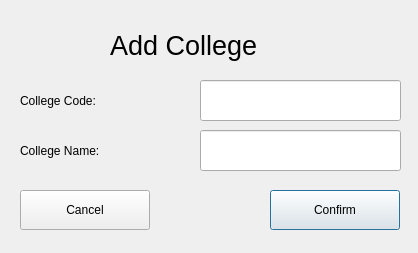
<?xml version="1.0" encoding="UTF-8"?>
<ui version="4.0">
 <class>AddCollegeDialog</class>
 <widget class="QDialog" name="AddCollegeDialog">
  <property name="geometry">
   <rect>
    <x>0</x>
    <y>0</y>
    <width>418</width>
    <height>253</height>
   </rect>
  </property>
  <property name="windowTitle">
   <string>Dialog</string>
  </property>
  <widget class="QLabel" name="label">
   <property name="geometry">
    <rect>
     <x>110</x>
     <y>20</y>
     <width>221</width>
     <height>51</height>
    </rect>
   </property>
   <property name="font">
    <font>
     <pointsize>20</pointsize>
    </font>
   </property>
   <property name="text">
    <string>Add College</string>
   </property>
  </widget>
  <widget class="QLabel" name="label_2">
   <property name="geometry">
    <rect>
     <x>20</x>
     <y>80</y>
     <width>171</width>
     <height>41</height>
    </rect>
   </property>
   <property name="text">
    <string>College Code:</string>
   </property>
  </widget>
  <widget class="QLabel" name="label_3">
   <property name="geometry">
    <rect>
     <x>20</x>
     <y>130</y>
     <width>181</width>
     <height>41</height>
    </rect>
   </property>
   <property name="text">
    <string>College Name:</string>
   </property>
  </widget>
  <widget class="QLineEdit" name="collegeCode">
   <property name="geometry">
    <rect>
     <x>200</x>
     <y>80</y>
     <width>201</width>
     <height>41</height>
    </rect>
   </property>
  </widget>
  <widget class="QLineEdit" name="collegeName">
   <property name="geometry">
    <rect>
     <x>200</x>
     <y>130</y>
     <width>201</width>
     <height>41</height>
    </rect>
   </property>
  </widget>
  <widget class="QPushButton" name="pushButton">
   <property name="geometry">
    <rect>
     <x>270</x>
     <y>190</y>
     <width>130</width>
     <height>40</height>
    </rect>
   </property>
   <property name="text">
    <string>Confirm</string>
   </property>
  </widget>
  <widget class="QPushButton" name="pushButton_2">
   <property name="geometry">
    <rect>
     <x>20</x>
     <y>190</y>
     <width>130</width>
     <height>40</height>
    </rect>
   </property>
   <property name="text">
    <string>Cancel</string>
   </property>
  </widget>
 </widget>
 <resources/>
 <connections/>
</ui>
